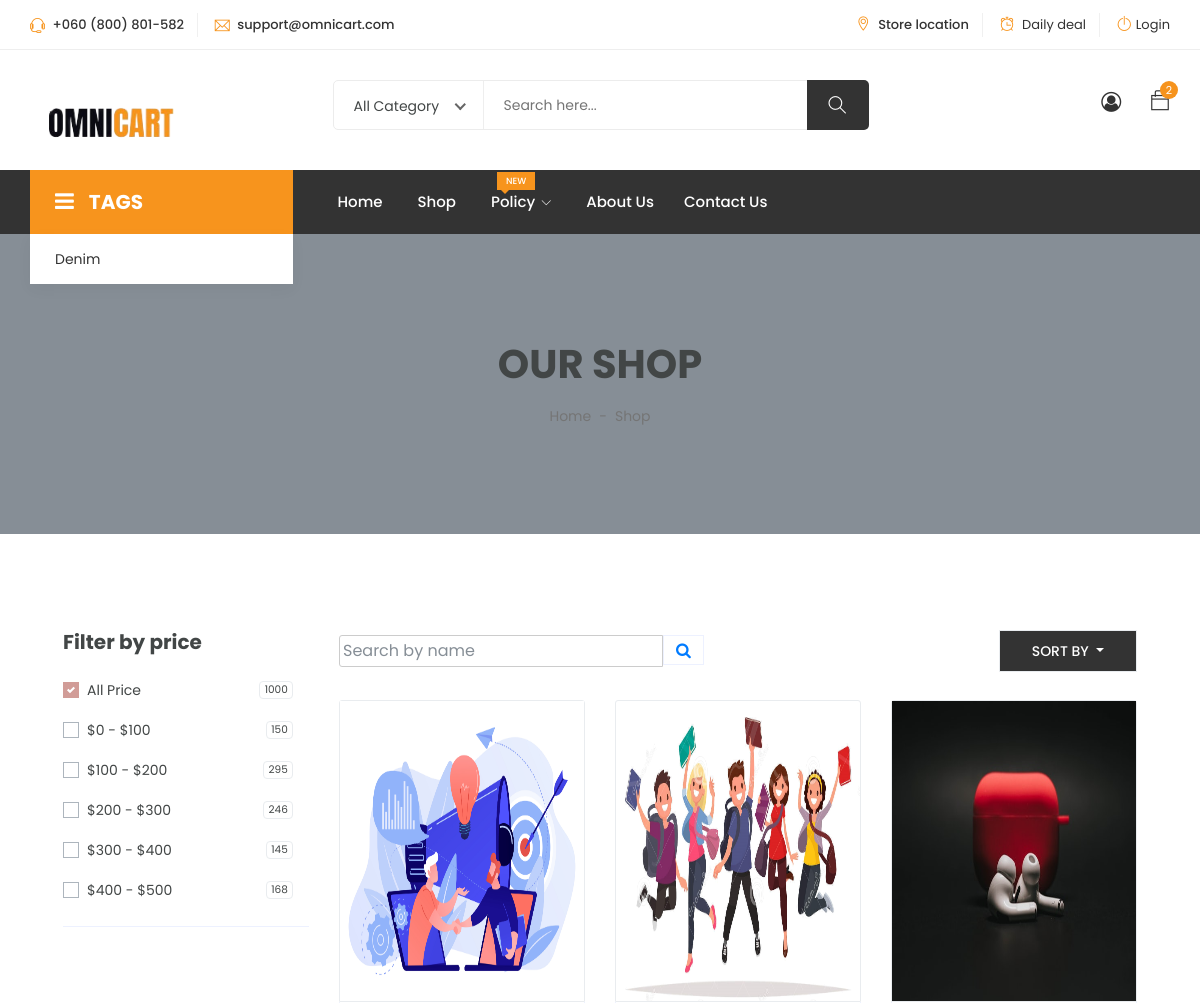
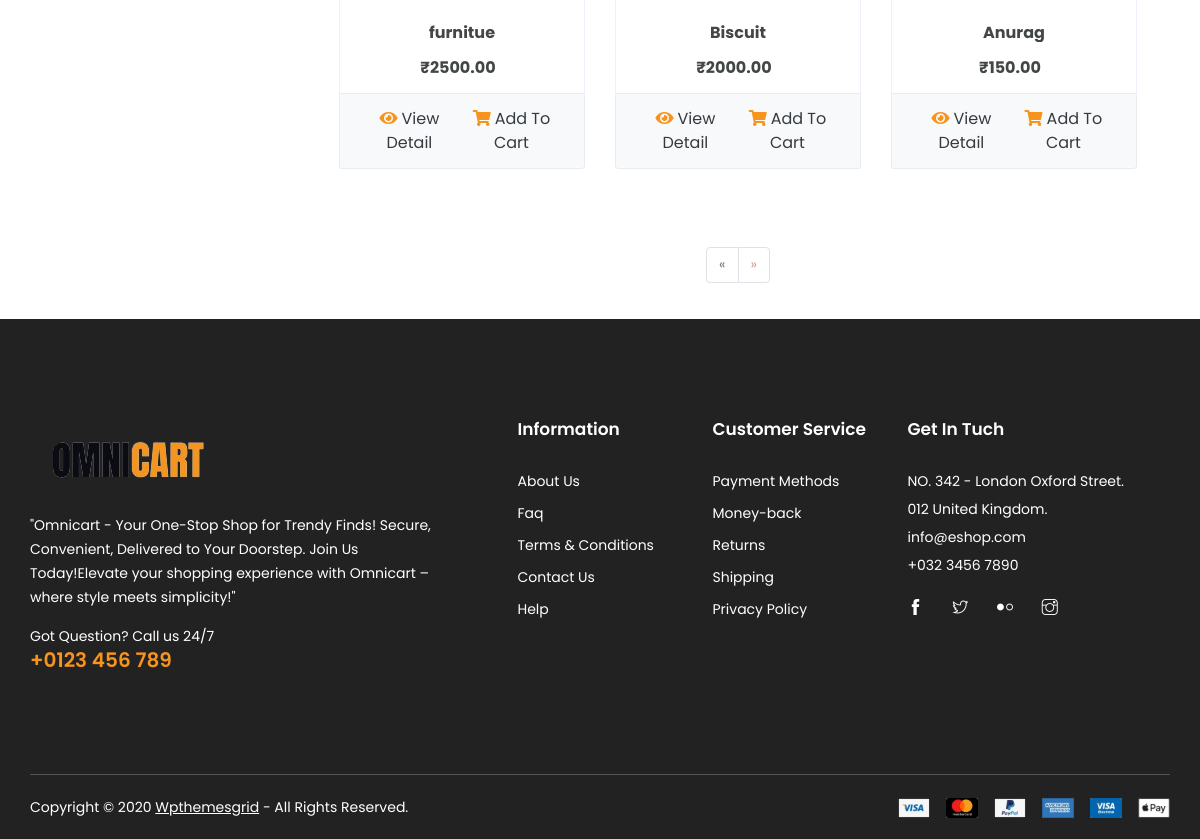
The app's page /category/2/ with its own data (2 pictures, top to bottom).
### OmniApp/models.py (models this page shows, shortened)
class Product(models.Model):
    product_id = models.UUIDField(
        primary_key=True, default=uuid.uuid4, editable=False, unique=True
    )
    product_name = models.CharField(max_length=255)
    manufacturer_id = models.ForeignKey(
        Customer, on_delete=models.CASCADE, related_name="products"
    )
    quantity = models.PositiveIntegerField()
    product_image = models.ImageField(
        upload_to="product_images/", null=True, blank=True
    )
    unit_weight = models.FloatField()
    product_description = models.TextField()
    unit_price = models.DecimalField(max_digits=10, decimal_places=2)
    product_short_description = models.TextField(default=" ")
    categories = models.ManyToManyField(Categoryies, related_name="products")
    tags = models.ManyToManyField(Tag, related_name="products")

### OmniApp/views.py (the view)
# urls.py: path("category/<int:category_id>/", category_view, name="category"),
def category_view(request, category_id):
    category = Categoryies.objects.get(id=category_id)
    products = Product.objects.filter(categories__id=category_id)
    paginator = Paginator(products, 10)  # 10 products per page
    page_number = request.GET.get("page")
    try:
        products_page = paginator.page(page_number)
    except PageNotAnInteger:
        products_page = paginator.page(1)
    except EmptyPage:
        products_page = paginator.page(paginator.num_pages)
    return render(
        request,
        "OmniCart/product/category.html",
        {"products": products_page, "category": category},
    )

### templates/OmniCart/product/category.html (shortened to what this page needs)
{% extends 'base.html' %}
{% load static %}
{% block content %}
<div class="container-fluid bg-secondary mb-5">
    <div class="d-flex flex-column align-items-center justify-content-center" style="min-height: 300px">
        <h1 class="font-weight-semi-bold text-uppercase mb-3">Our Shop</h1>
        <div class="d-inline-flex">
            <p class="m-0"><a href="">Home</a></p>
            <p class="m-0 px-2">-</p>
            <p class="m-0">Shop</p>
        </div>
    </div>
</div>
<div class="container-fluid pt-5">
    <div class="row px-xl-5">
        <div class="col-lg-3 col-md-12">
            <div class="border-bottom mb-4 pb-4">
                <h5 class="font-weight-semi-bold mb-4">Filter by price</h5>
                <form>
                    <div class="custom-control custom-checkbox d-flex align-items-center justify-content-between mb-3">
                        <label class="custom-control-label" for="price-all">All Price</label>
                        <span class="badge border font-weight-normal">1000</span>
                    </div>
                    <div class="custom-control custom-checkbox d-flex align-items-center justify-content-between mb-3">
                        <label class="custom-control-label" for="price-1">$0 - $100</label>
                        <span class="badge border font-weight-normal">150</span>
                    </div>
                    <div class="custom-control custom-checkbox d-flex align-items-center justify-content-between mb-3">
                        <label class="custom-control-label" for="price-2">$100 - $200</label>
                        <span class="badge border font-weight-normal">295</span>
                    </div>
                    <div class="custom-control custom-checkbox d-flex align-items-center justify-content-between mb-3">
                        <label class="custom-control-label" for="price-3">$200 - $300</label>
                        <span class="badge border font-weight-normal">246</span>
                    </div>
                    <div class="custom-control custom-checkbox d-flex align-items-center justify-content-between mb-3">
                        <label class="custom-control-label" for="price-4">$300 - $400</label>
                        <span class="badge border font-weight-normal">145</span>
                    </div>
                    <div class="custom-control custom-checkbox d-flex align-items-center justify-content-between">
                        <label class="custom-control-label" for="price-5">$400 - $500</label>
                        <span class="badge border font-weight-normal">168</span>
                    </div>
                </form>
            </div>
        </div>
        <div class="col-lg-9 col-md-12">
            <div class="row pb-3">
                <div class="col-12 pb-1">
                    <div class="d-flex align-items-center justify-content-between mb-4">
                        <form action="">
                            <div class="input-group">
                                <input type="text" class="form-control" placeholder="Search by name">
                                <div class="input-group-append">
                                    <span class="input-group-text bg-transparent text-primary">
                                        <i class="fa fa-search"></i>
                                    </span>
                                </div>
                            </div>
                        </form>
                        <div class="dropdown ml-4">
                            <button class="btn border dropdown-toggle" type="button" id="triggerId" data-toggle="dropdown" aria-haspopup="true"
                                    aria-expanded="false">
                                        Sort by
                                    </button>
                        </div>
                    </div>
                </div>
                {% for product in products %}
                <div class="col-lg-4 col-md-6 col-sm-12 pb-1">
                    <div class="card product-item border-0 mb-4">
                        <div class="card-header product-img position-relative overflow-hidden bg-transparent border p-0">
                            <img class="img-fluid w-100" src="{{ product.product_image.url }}" style="height: 300px;" alt="">
                        </div>
                        <div class="card-body border-left border-right text-center p-0 pt-4 pb-3">
                            <h6 class="text-truncate mb-3">{{ product.product_name }}</h6>
                            <div class="d-flex justify-content-center">
                                <h6>₹{{ product.unit_price }}</h6><h6 class="text-muted ml-2"></h6>
                            </div>
                        </div>
                        <div class="card-footer d-flex justify-content-between bg-light border">
                            <a href="{% url 'product_detail' product_id=product.product_id %}" class="btnss btn-sm text-dark p-0"><i class="fas fa-eye mr-1" style="color: #F7941D;"></i>View Detail</a>
                            <a href="{% url 'add_to_cart' product_id=product.product_id %}" class="btnss btn-sm text-dark p-0"><i class="fas fa-shopping-cart mr-1" style="color: #F7941D;"></i>Add To Cart</a>
                        </div>
                    </div>
                </div>
                {% endfor %}
                <div class="col-12 pb-1">
                    <nav aria-label="Page navigation">
                        <ul class="pagination justify-content-center mb-3">
                          <li class="page-item disabled">
                            <a class="page-link" href="#" aria-label="Previous">
                              <span aria-hidden="true">&laquo;</span>
                            </a>
                          </li>
                          <li class="page-item">
                            <a class="page-link" href="#" aria-label="Next">
                              <span aria-hidden="true">&raquo;</span>
                            </a>
                          </li>
                        </ul>
                      </nav>
                </div>
            </div>
        </div>
    </div>
</div>
{% endblock content %}

### records on screen
Product: product_image (picture), product_name "furnitue", unit_price "2500.00"
Product: product_image (picture), product_name "Biscuit", unit_price "2000.00"
Product: product_image (picture), product_name "Anurag", unit_price "150.00"
